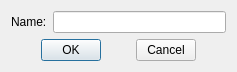
<?xml version="1.0" encoding="UTF-8"?>
<ui version="4.0">
 <class>GUIRenameDialog</class>
 <widget class="QDialog" name="GUIRenameDialog">
  <property name="geometry">
   <rect>
    <x>0</x>
    <y>0</y>
    <width>237</width>
    <height>71</height>
   </rect>
  </property>
  <property name="windowTitle">
   <string>Rename</string>
  </property>
  <layout class="QVBoxLayout" name="verticalLayout">
   <item>
    <layout class="QHBoxLayout" name="horizontalLayout_2">
     <item>
      <widget class="QLabel" name="label_name">
       <property name="text">
        <string>Name:</string>
       </property>
      </widget>
     </item>
     <item>
      <widget class="QLineEdit" name="lineEdit_Name"/>
     </item>
    </layout>
   </item>
   <item>
    <layout class="QHBoxLayout" name="horizontalLayout">
     <item>
      <spacer name="horizontalSpacer_2">
       <property name="orientation">
        <enum>Qt::Horizontal</enum>
       </property>
       <property name="sizeHint" stdset="0">
        <size>
         <width>40</width>
         <height>20</height>
        </size>
       </property>
      </spacer>
     </item>
     <item>
      <widget class="QPushButton" name="pushButton_OK">
       <property name="maximumSize">
        <size>
         <width>60</width>
         <height>16777215</height>
        </size>
       </property>
       <property name="text">
        <string>OK</string>
       </property>
      </widget>
     </item>
     <item>
      <spacer name="horizontalSpacer">
       <property name="orientation">
        <enum>Qt::Horizontal</enum>
       </property>
       <property name="sizeHint" stdset="0">
        <size>
         <width>40</width>
         <height>20</height>
        </size>
       </property>
      </spacer>
     </item>
     <item>
      <widget class="QPushButton" name="pushButton_Cancel">
       <property name="maximumSize">
        <size>
         <width>60</width>
         <height>16777215</height>
        </size>
       </property>
       <property name="text">
        <string>Cancel</string>
       </property>
      </widget>
     </item>
     <item>
      <spacer name="horizontalSpacer_3">
       <property name="orientation">
        <enum>Qt::Horizontal</enum>
       </property>
       <property name="sizeHint" stdset="0">
        <size>
         <width>40</width>
         <height>20</height>
        </size>
       </property>
      </spacer>
     </item>
    </layout>
   </item>
  </layout>
 </widget>
 <resources/>
 <connections/>
</ui>
